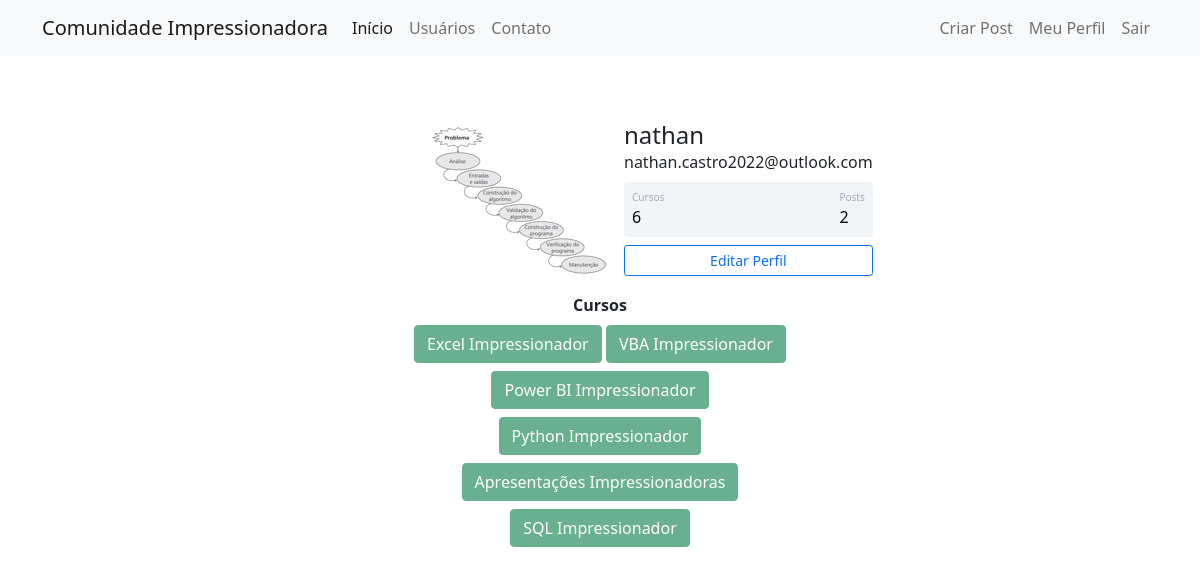
/perfil (signed in), run on the app's committed database.
### comunidadeimpressionadora/models.py (models this page shows)
class Usuario(database.Model, UserMixin):
    id = database.Column(database.Integer, primary_key=True)                                                            ##preeche automaticamente atribuindo um id
    username = database.Column(database.String, nullable=False)
    email = database.Column(database.String, nullable=False, unique=True)                                               ##valor único na tabela
    senha = database.Column(database.String, nullable=False)
    foto_perfil = database.Column(database.String, default='default.jpg')
    posts = database.relationship('Post', backref='autor', lazy=True)                                                   ##RECEBE VÁRIAS INFORMAÇÕES DE OUTRA TABELA
    cursos = database.Column(database.String, nullable=False, default='Não Informado')                                  ##default cria automaticamente valor padrao caso não passe nada
    def contar_posts(self):
        return len(self.posts)

### comunidadeimpressionadora/routes.py (the view)
@app.route('/perfil')
@login_required
def perfil():
    foto_perfil = url_for('static', filename ='fotos_perfil/{}'.format(current_user.foto_perfil))
    return render_template('perfil.html', foto_perfil=foto_perfil)

### comunidadeimpressionadora/models.py (called while the page is built)
@login_manager.user_loader
def load_usuario(id_usuario):
    return Usuario.query.get(int(id_usuario))                                                                           ##busca usuário pelo ID

### comunidadeimpressionadora/templates/perfil.html (shortened to what this page needs)
{% extends 'base.html' %}
{% block body %}
    <div class="container mt-5 d-flex justify-content-center">
        <div class="card p-3">
            <div class="d-flex align-items-center">
                <div class="image pe-2"> <img src="{{ foto_perfil }}" class="rounded" width="200"> </div>
                <div class="ml-3 w-100">
                    <h4 class="mb-0 mt-0">{{ current_user.username }}</h4> <span>{{ current_user.email }}</span>
                    <div class="p-2 mt-2 bg-primary d-flex justify-content-between rounded text-white stats">
                        {% if 'Não Informado' in current_user.cursos %}
                            <div class="d-flex flex-column"> <span class="articles">Cursos</span> <span class="number1">0</span> </div>
                        {% else %}
                            <div class="d-flex flex-column"> <span class="articles">Cursos</span> <span class="number1">{{ current_user.cursos.count(';') + 1 }}</span> </div>
                        {% endif %}
                        <div class="d-flex flex-column"> <span class="rating">Posts</span> <span class="number3">{{ current_user.contar_posts() }}</span> </div>
                    </div>
                    <div class="button mt-2 d-flex flex-row align-items-center">
                        <a class="w-100" href="{{ url_for('editar_perfil') }}">
                            <button class="btn btn-sm btn-outline-primary w-100">Editar Perfil</button>
                        </a>
                    </div>
                </div>
            </div>
        </div>
    </div>
    <div class="row justify-content-center">
        <div class="col col-4" style="text-align: center">
            <strong>Cursos</strong><br>
            {% for curso in current_user.cursos.split(';') %}
                <button type="button" class="btn btn-success mt-2" disabled>{{ curso }}</button>
            {% endfor %}
        </div>
    </div>
{% endblock %}

### comunidadeimpressionadora/static/main.css (style rules this page uses)
.card { width: 400px; border: none; border-radius: 10px; background-color: #fff; }
.stats { background: #f2f5f8 !important; color: #000 !important; }
.articles { font-size:10px; color: #a1aab9; }
.number1 { font-weight:500; }
.rating { font-size:10px; color: #a1aab9; }
.number3 { font-weight:500; }

### data on the page
Usuario: username "nathan", email "nathan.castro2022@outlook.com", cursos "6"

### other printed values
{{ current_user.contar_posts() }} "2"
{{ curso }} "Excel Impressionador" "VBA Impressionador" "Power BI Impressionador" "Python Impressionador" "Apresentações Impressionadoras" "SQL Impressionador"
